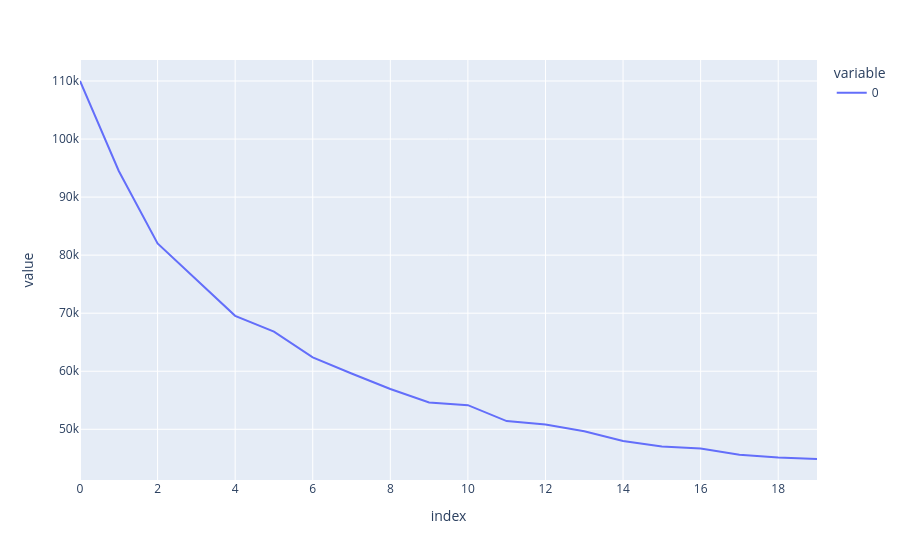

Notebook code cell kept with this figure:
### Code cell
px.line(inertias)

### Figure 1 — Plotly figure (JSON) as saved in the notebook; plotly's stock layout.template omitted (floating-point values rounded to 4 significant figures)
{"data": [{"hovertemplate": "variable=0<br>index=%{x}<br>value=%{y}<extra></extra>", "legendgroup": "0", "line": {"color": "#636efa", "dash": "solid"}, "marker": {"symbol": "circle"}, "mode": "lines", "name": "0", "orientation": "v", "showlegend": true, "type": "scatter", "x": [0, 1, 2, 3, 4, 5, 6, 7, 8, 9, 10, 11, 12, 13, 14, 15, 16, 17, 18, 19], "xaxis": "x", "y": [110000.0, 94500.0, 82030.0, 75730.0, 69540.0, 66810.0, 62390.0, 59610.0, 56940.0, 54610.0, 54160.0, 51410.0, 50820.0, 49650.0, 47980.0, 47030.0, 46680.0, 45630.0, 45130.0, 44880.0], "yaxis": "y"}], "layout": {"legend": {"title": {"text": "variable"}, "tracegroupgap": 0}, "margin": {"t": 60}, "xaxis": {"anchor": "y", "domain": [0, 1], "title": {"text": "index"}}, "yaxis": {"anchor": "x", "domain": [0, 1], "title": {"text": "value"}}}}
